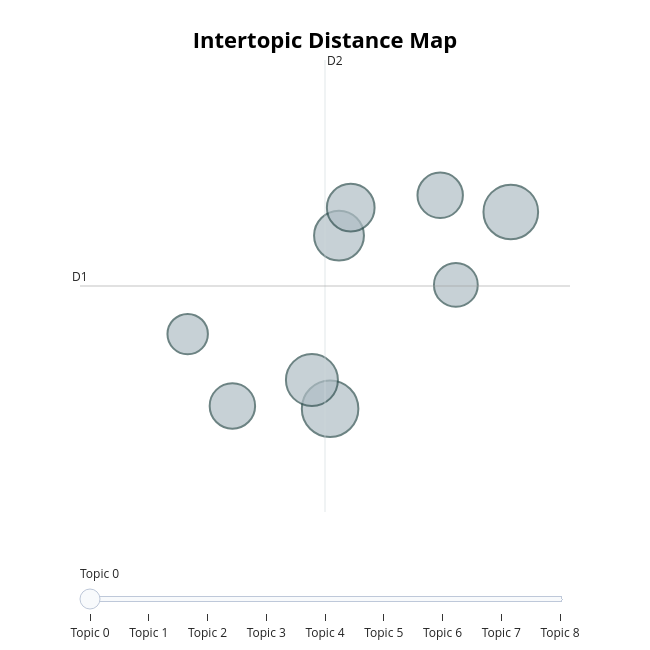

Write notebook code for a chart like this one.
### Code cell
topic_model.visualize_topics()

### Figure 1 — Plotly figure (JSON) as saved in the notebook; plotly's stock layout.template omitted (floating-point values rounded to 4 significant figures)
{"data": [{"customdata": [[0, "bible | school | law | republican | abortion", 45], [1, "church | pastor | trump | marriage | vote", 42], [2, "pastor | church | abortion | kid | say", 38], [3, "vote | religion | biden | church state | state", 35], [4, "christian | say | prayer | religion | stop", 32], [5, "pastor | church | prayer | christian | turn", 29], [6, "marriage | supreme court | christian | bible | ban", 29], [7, "trump | christian | kid | support | atheist", 27], [8, "religious | abortion | say | satan | deny", 23]], "hovertemplate": "<b>Topic %{customdata[0]}</b><br>%{customdata[1]}<br>Size: %{customdata[2]}", "legendgroup": "", "marker": {"color": "#B0BEC5", "line": {"color": "DarkSlateGrey", "width": 2}, "size": [45, 42, 38, 35, 32, 29, 29, 27, 23], "sizemode": "area", "sizeref": 0.02813, "symbol": "circle"}, "mode": "markers", "name": "", "orientation": "v", "showlegend": false, "type": "scatter", "x": [-4.339, -2.976, -4.476, -4.272, -4.183, -3.509, -5.075, -3.39, -5.412], "xaxis": "x", "y": [10.99, 14.13, 11.45, 13.75, 14.19, 14.39, 11.03, 12.96, 12.18], "yaxis": "y"}], "layout": {"annotations": [{"showarrow": false, "text": "D1", "x": -6.224, "y": 12.94, "yshift": 10}, {"showarrow": false, "text": "D2", "x": -4.377, "xshift": 10, "y": 16.55}], "height": 650, "hoverlabel": {"bgcolor": "white", "font": {"family": "Rockwell", "size": 16}}, "legend": {"itemsizing": "constant", "tracegroupgap": 0}, "margin": {"t": 60}, "shapes": [{"line": {"color": "#CFD8DC", "width": 2}, "type": "line", "x0": -4.377, "x1": -4.377, "y0": 9.338, "y1": 16.55}, {"line": {"color": "#9E9E9E", "width": 2}, "type": "line", "x0": -6.224, "x1": -2.53, "y0": 12.94, "y1": 12.94}], "sliders": [{"active": 0, "pad": {"t": 50}, "steps": [{"args": [{"marker.color": [["red", "#B0BEC5", "#B0BEC5", "#B0BEC5", "#B0BEC5", "#B0BEC5", "#B0BEC5", "#B0BEC5", "#B0BEC5"]]}], "label": "Topic 0", "method": "update"}, {"args": [{"marker.color": [["#B0BEC5", "red", "#B0BEC5", "#B0BEC5", "#B0BEC5", "#B0BEC5", "#B0BEC5", "#B0BEC5", "#B0BEC5"]]}], "label": "Topic 1", "method": "update"}, {"args": [{"marker.color": [["#B0BEC5", "#B0BEC5", "red", "#B0BEC5", "#B0BEC5", "#B0BEC5", "#B0BEC5", "#B0BEC5", "#B0BEC5"]]}], "label": "Topic 2", "method": "update"}, {"args": [{"marker.color": [["#B0BEC5", "#B0BEC5", "#B0BEC5", "red", "#B0BEC5", "#B0BEC5", "#B0BEC5", "#B0BEC5", "#B0BEC5"]]}], "label": "Topic 3", "method": "update"}, {"args": [{"marker.color": [["#B0BEC5", "#B0BEC5", "#B0BEC5", "#B0BEC5", "red", "#B0BEC5", "#B0BEC5", "#B0BEC5", "#B0BEC5"]]}], "label": "Topic 4", "method": "update"}, {"args": [{"marker.color": [["#B0BEC5", "#B0BEC5", "#B0BEC5", "#B0BEC5", "#B0BEC5", "red", "#B0BEC5", "#B0BEC5", "#B0BEC5"]]}], "label": "Topic 5", "method": "update"}, {"args": [{"marker.color": [["#B0BEC5", "#B0BEC5", "#B0BEC5", "#B0BEC5", "#B0BEC5", "#B0BEC5", "red", "#B0BEC5", "#B0BEC5"]]}], "label": "Topic 6", "method": "update"}, {"args": [{"marker.color": [["#B0BEC5", "#B0BEC5", "#B0BEC5", "#B0BEC5", "#B0BEC5", "#B0BEC5", "#B0BEC5", "red", "#B0BEC5"]]}], "label": "Topic 7", "method": "update"}, {"args": [{"marker.color": [["#B0BEC5", "#B0BEC5", "#B0BEC5", "#B0BEC5", "#B0BEC5", "#B0BEC5", "#B0BEC5", "#B0BEC5", "red"]]}], "label": "Topic 8", "method": "update"}]}], "title": {"font": {"color": "Black", "size": 22}, "text": "<b>Intertopic Distance Map</b>", "x": 0.5, "xanchor": "center", "y": 0.95, "yanchor": "top"}, "width": 650, "xaxis": {"anchor": "y", "domain": [0, 1], "range": [-6.224, -2.53], "title": {"text": ""}, "visible": false}, "yaxis": {"anchor": "x", "domain": [0, 1], "range": [9.338, 16.55], "title": {"text": ""}, "visible": false}}}
